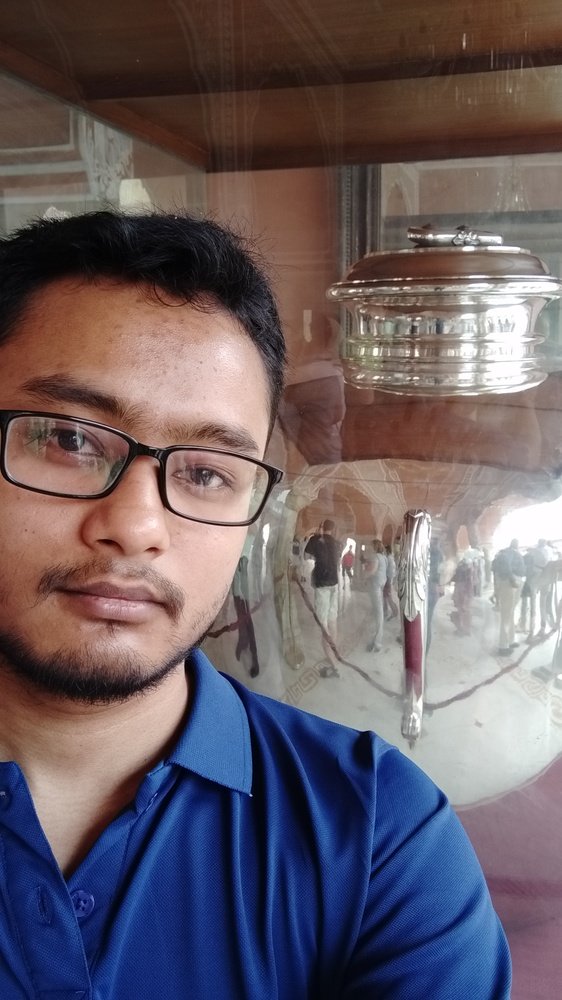
#> input picture Image_Process/image/test.jpg, 562 x 1000 px, shrunk from 1836 x 3264 before the run, found by its file name
$ python image_20240722144040.py
#> lines starting #> are read from the running program, lines starting #| are printed output that depends on the picture
from PIL import Image
# input image from Directory
input_image = Image.open("image/test.jpg")
#> input_image is the input picture: PIL image 562x1000 RGB; mean R, G, B 105.4, 93.6, 100
# create pixel map from image or dummy pixel frame
pixel_map = input_image.load()
# extract height and width from input_image
width,height = input_image.size
#> width = 562; height = 1000
# formula for grayscale G = (0.299R + 0.587G + 0.114B)
# loop for iterating input_image and extract pixel value
for i in range(width):
    for j in range(height):
        # extract color value from a pixel
        r, g, b = input_image.getpixel((i,j))
        grayscale = (0.299*r + 0.587*g + 0.114*b)
        # set computed grayscale value to pixel_map
        pixel_map[i,j] = (int(grayscale), int(grayscale), int(grayscale))

input_image.show()
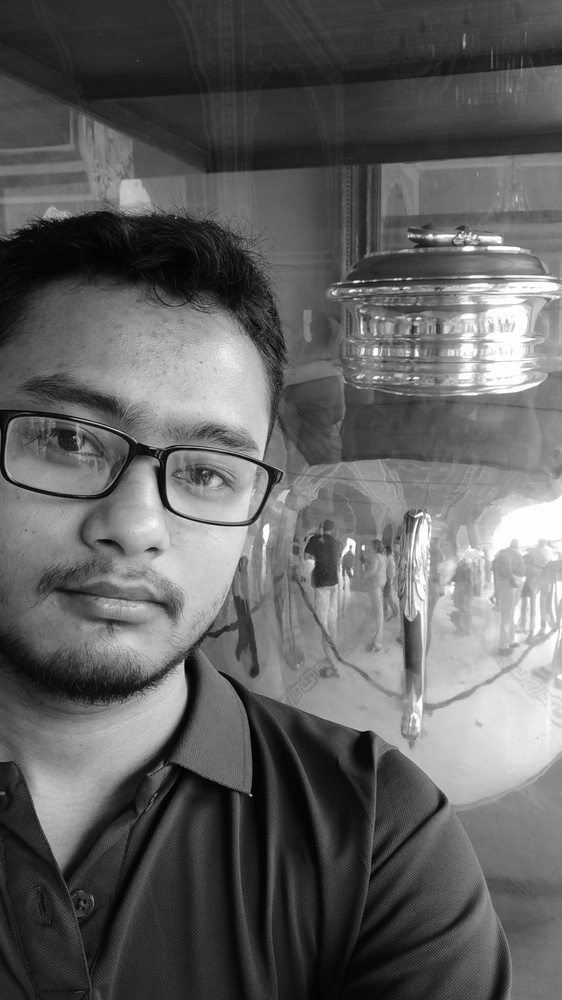
#> shown: PIL image 562x1000 RGB; min 0, max 255, mean 97.4
